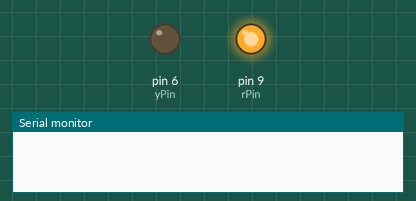
The sketch below on a simulated Arduino Uno, built with avr-gcc and run on an emulated ATmega328P. Parts: output pins drawn as LEDs (lit = HIGH), the last lines printed to the serial monitor.

Above: at 0.2 s.
At 11.2 s:
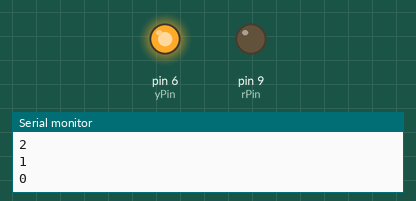
At 22.7 s:
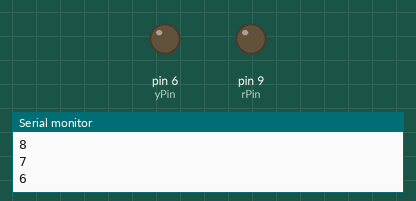
Timing chart, 0 to 23.4 s (numbered marks = the images above):
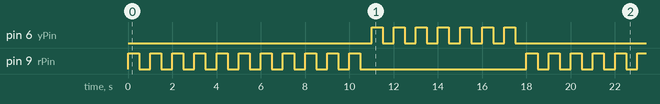

Measured:
- by itself, pin 6 (yPin): repeats every 18.0 s: 6 × (LOW 0.50 s, HIGH 0.50 s), LOW 11.5 s, HIGH 0.50 s
- by itself, pin 9 (rPin): moves between LOW and HIGH, repeating every 18.0 s
- by itself, everything shown: repeats every 18.0 s, in 36 steps

The sketch:

While_loop.ino
```cpp
int rPin=9;
int yPin=6;
int rDelay=500;
int yDelay=500;
int pDelay=1000;
int rblink=0;
int yblink=0;
int j;
void setup() {
  // put your setup code here, to run once:
  pinMode(rPin,OUTPUT);
  pinMode(yPin,OUTPUT);
  Serial.begin(9600);

}

void loop() {
  // put your main code here, to run repeatedly:
  for(j=10;j>=rblink;j=j-1){
  digitalWrite(rPin,HIGH);
  delay(rDelay);
  digitalWrite(rPin,LOW);
  Serial.println(j);
  delay(rDelay);
  }
  for(j=6;j>=yblink;j=j-1){
  digitalWrite(yPin,HIGH);
  delay(yDelay);
  digitalWrite(yPin,LOW);
  Serial.println(j);
  delay(yDelay);
  }

}
```
